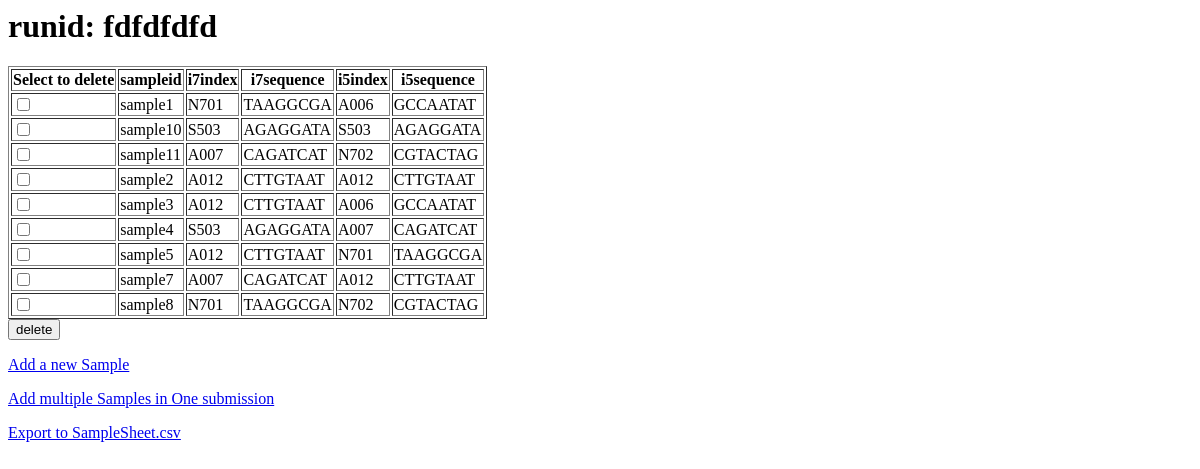
The page /nextseq_app/13/ (signed in) on the database as committed earlier.
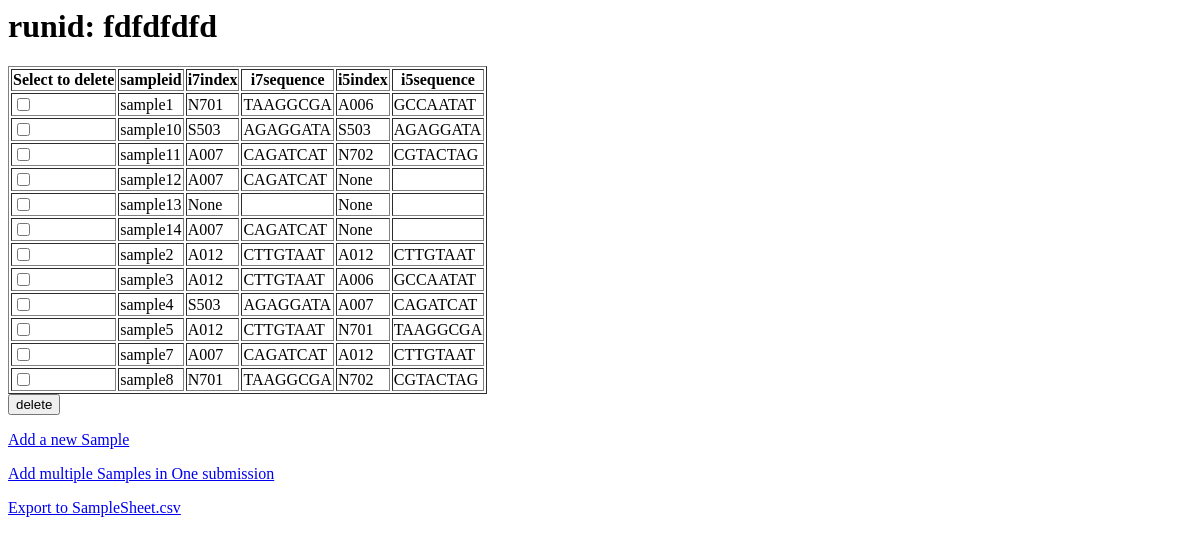
The same page on the database as committed later.
### nextseq_app/models.py (models this page shows, shortened)
class RunInfo(models.Model):
	runid = models.CharField(max_length=200)
	operator = models.ForeignKey(User, on_delete=models.CASCADE)
	date = models.DateField('I did this run on...',help_text='Please enter like this: 2018-04-30')
	is_pe = models.BooleanField('Is it paired-end?', default=True)
	reads_length = models.IntegerField(default=75)
	class Meta:
		ordering = ['date']

class SamplesInRun(models.Model):
	singlerun = models.ForeignKey(RunInfo, on_delete=models.CASCADE)
	sampleid = models.CharField(max_length=200)
	i7index = models.ForeignKey(Barcode,related_name='i7_index', on_delete=models.CASCADE, blank=True,null=True)
	i5index = models.ForeignKey(Barcode,related_name='i5_index',on_delete=models.CASCADE, blank=True,null=True)
	class Meta:
		ordering = ['sampleid']

class Barcode(models.Model):
	indexid = models.CharField(max_length=200)
	indexseq = models.CharField(max_length=200)
	def __str__(self):
		return self.indexid
	class Meta:
		ordering = ['indexid']

### nextseq_app/views.py (the view)
# urls.py: path('<int:pk>/', views.RunDetailView.as_view(), name='rundetail'),
@method_decorator(login_required, name='dispatch')
class RunDetailView(DetailView):
	model = RunInfo
	template_name = 'nextseq_app/detail.html'
	def get_context_data(self, **kwargs):
		context = super().get_context_data(**kwargs)
		context['barcode'] = barcodes_dic
		return context

### nextseq_app/templatetags/nextseq_app_tags.py (called while the page is built)
@register.filter
def key(d, key_name):
	if key_name:
		return d[str(key_name)]
	else:
		return ''

### nextseq_app/templates/nextseq_app/detail.html (shortened to what this page needs)
{% load nextseq_app_tags %}
<h1>runid:  {{ runinfo.runid }}</h1>
{% if runinfo.operator == request.user %}
<form action="{% url 'nextseq_app:samples_delete' runinfo.id %}" method="GET">
<table border="1">
  <tr>
    <th>Select to delete</th>
    <th>sampleid</th>
    <th>i7index</th>
    <th>i7sequence</th>
    <th>i5index</th>
    <th>i5sequence</th>
  </tr>
{% for samples in runinfo.samplesinrun_set.all %}
  <tr>
    <td><input type="checkbox" name="delete_list" value={{samples.sampleid}}></td>
    <td>{{samples.sampleid}}</td>
    <td>{{samples.i7index}}</td>
    <td>{{ barcode|key:samples.i7index }}</td>
    <td>{{samples.i5index}}</td>
    <td>{{ barcode|key:samples.i5index }}</td>
  </tr>
{% endfor %}
</table>
<input type="submit" value="delete">
</form>
<p><a href="{% url 'nextseq_app:sample_add' runinfo.id %}"> Add a new Sample</a></p>
<p><a href="{% url 'nextseq_app:samples_bulkadd' runinfo.id%}"> Add multiple Samples in One submission</a></p>
{% endif %}
<p><a href="{% url 'nextseq_app:samplesheet_create' runinfo.id %}"> Export to SampleSheet.csv</a></p>

Rows that differ between the two databases and show on the page:
added SamplesInRun: sampleid "sample12", i7index "A007", i7index.indexid "CAGATCAT", i5index "None"
added SamplesInRun: sampleid "sample13", i7index "None", i5index "None"
added SamplesInRun: sampleid "sample14", i7index "A007", i7index.indexid "CAGATCAT", i5index "None"
